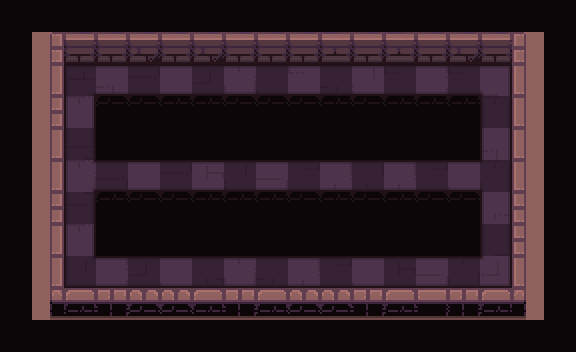

Tiled map render using the project's own tile images. Description and the whole map definition, tile-layer contents included, below:
An orthogonal 18x11 tile map with 32x32 px tiles, 5 tile layers (checkers, path, types, ground, ...) and 5 objects (2x hero, frame, strategy, marker).

<map version="1.2" tiledversion="2019.03.13" orientation="orthogonal" renderorder="right-down" width="18" height="11" tilewidth="32" tileheight="32" infinite="0" nextlayerid="326" nextobjectid="142">
 <tileset firstgid="1" name="tileset" tilewidth="32" tileheight="32" spacing="2" margin="1" tilecount="200" columns="10">
  <image source="tileset.png" trans="000000" width="340" height="680" />
  <terraintypes>
   <terrain name="floor" tile="79" />
   <terrain name="wall" tile="69" />
   <terrain name="hole" tile="78" />
   <terrain name="infected" tile="77" />
  </terraintypes>
 </tileset>
 <layer id="321" name="checkers" width="18" height="11">
  <data encoding="csv">
0,69,0,69,0,69,0,69,0,69,0,69,0,69,0,69,0,69,
69,0,69,0,69,0,69,0,69,0,69,0,69,0,69,0,69,0,
0,69,0,69,0,69,0,69,0,69,0,69,0,69,0,69,0,69,
69,0,69,0,69,0,69,0,69,0,69,0,69,0,69,0,69,0,
0,69,0,69,0,69,0,69,0,69,0,69,0,69,0,69,0,69,
69,0,69,0,69,0,69,0,69,0,69,0,69,0,69,0,69,0,
0,69,0,69,0,69,0,69,0,69,0,69,0,69,0,69,0,69,
69,0,69,0,69,0,69,0,69,0,69,0,69,0,69,0,69,0,
0,69,0,69,0,69,0,69,0,69,0,69,0,69,0,69,0,69,
69,0,69,0,69,0,69,0,69,0,69,0,69,0,69,0,69,0,
0,69,0,69,0,69,0,69,0,69,0,69,0,69,0,69,0,69
</data>
 </layer>
 <objectgroup id="14" name="camera">
  <object id="12" name="frame" type="frame" x="51" y="32.3333" width="474.333" height="269.667" />
  <object id="15" name="strategy" type="strategy" x="-14.3333" y="184.667">
   <point />
  </object>
 </objectgroup>
 <layer id="322" name="path" width="18" height="11">
  <data encoding="csv">
0,0,0,0,0,0,0,0,0,0,0,0,0,0,0,0,0,0,
0,0,0,0,0,0,0,0,0,0,0,0,0,0,0,0,0,0,
0,0,80,80,80,80,80,80,80,80,80,80,80,80,80,80,0,0,
0,0,80,79,79,79,79,79,79,79,79,79,79,79,79,80,0,0,
0,0,80,79,79,79,79,79,79,79,79,79,79,79,79,80,0,0,
0,0,80,80,80,80,80,80,80,80,80,80,80,80,80,80,0,0,
0,0,80,79,79,79,79,79,79,79,79,79,79,79,79,80,0,0,
0,0,80,79,79,79,79,79,79,79,79,79,79,79,79,80,0,0,
0,0,80,80,80,80,80,80,80,80,80,80,80,80,80,80,0,0,
0,0,0,0,0,0,0,0,0,0,0,0,0,0,0,0,0,0,
0,0,0,0,0,0,0,0,0,0,0,0,0,0,0,0,0,0
</data>
 </layer>
 <objectgroup id="2" name="objects">
  <object id="33" name="hero" type="hero" x="273" y="181.334">
   <properties>
    <property name="initialDirection" value="s" />
   </properties>
   <point />
  </object>
  <object id="140" name="hero" type="hero" x="305" y="183">
   <properties>
    <property name="initialDirection" value="s" />
   </properties>
   <point />
  </object>
  <object id="99" name="eggs_origin" type="marker" x="78.6663" y="178.334">
   <point />
  </object>
 </objectgroup>
 <layer id="323" name="types" width="18" height="11">
  <data encoding="csv">
79,79,79,79,79,79,79,79,79,79,79,79,79,79,79,79,79,79,
79,70,70,70,70,70,70,70,70,70,70,70,70,70,70,70,70,79,
79,70,80,80,80,80,80,80,80,80,80,80,80,80,80,80,70,79,
79,70,80,79,79,79,79,79,79,79,79,79,79,79,79,80,70,79,
79,70,80,79,79,79,79,79,79,79,79,79,79,79,79,80,70,79,
79,70,80,80,80,80,80,80,80,80,80,80,80,80,80,80,70,79,
79,70,80,79,79,79,79,79,79,79,79,79,79,79,79,80,70,79,
79,70,80,79,79,79,79,79,79,79,79,79,79,79,79,80,70,79,
79,70,80,80,80,80,80,80,80,80,80,80,80,80,80,80,70,79,
79,70,70,70,70,70,70,70,70,70,70,70,70,70,70,70,70,79,
79,79,79,79,79,79,79,79,79,79,79,79,79,79,79,79,79,79
</data>
 </layer>
 <layer id="324" name="ground" width="18" height="11">
  <data encoding="csv">
0,0,0,0,0,0,0,0,0,0,0,0,0,0,0,0,0,0,
0,1,2,5,4,2,4,5,2,5,3,2,3,2,4,2,6,0,
0,11,39,144,28,133,37,143,20,124,30,154,10,131,10,134,16,0,
0,21,143,63,63,62,62,63,63,63,62,63,62,62,62,29,16,0,
0,11,38,0,0,0,0,0,0,0,0,0,0,0,0,144,16,0,
0,11,143,9,133,28,132,40,123,7,122,8,122,7,134,29,16,0,
0,21,28,62,63,63,62,62,62,63,62,63,62,63,63,141,26,0,
0,11,143,0,0,0,0,0,0,0,0,0,0,0,0,17,26,0,
0,31,40,131,37,134,27,143,30,122,7,134,18,123,29,151,36,0,
0,41,42,53,43,43,42,53,42,43,43,53,42,52,53,45,46,0,
0,0,0,0,0,0,0,0,0,0,0,0,0,0,0,0,0,0
</data>
 </layer>
 <layer id="325" name="floor_shadow" width="18" height="11">
  <data encoding="csv">
0,0,0,0,0,0,0,0,0,0,0,0,0,0,0,0,0,0,
0,0,0,0,0,0,0,0,0,0,0,0,0,0,0,0,0,0,
0,0,81,65,65,65,65,65,65,65,65,65,65,65,65,82,0,0,
0,0,66,0,0,0,0,0,0,0,0,0,0,0,0,66,0,0,
0,0,66,0,0,0,0,0,0,0,0,0,0,0,0,66,0,0,
0,0,86,65,65,65,65,65,65,65,65,65,65,65,65,88,0,0,
0,0,66,0,0,0,0,0,0,0,0,0,0,0,0,66,0,0,
0,0,66,0,0,0,0,0,0,0,0,0,0,0,0,66,0,0,
0,0,84,65,65,65,65,65,65,65,65,65,65,65,65,83,0,0,
0,0,0,0,0,0,0,0,0,0,0,0,0,0,0,0,0,0,
0,0,0,0,0,0,0,0,0,0,0,0,0,0,0,0,0,0
</data>
 </layer>
</map>
